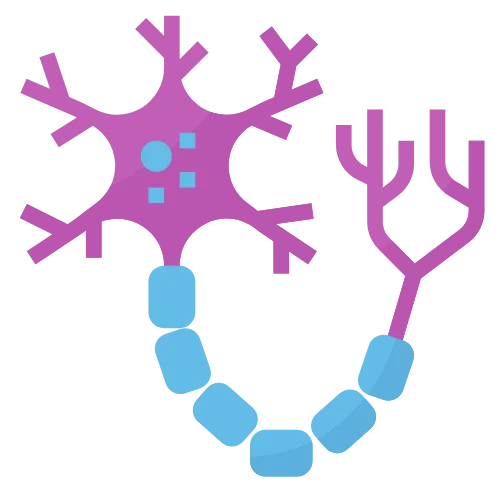
#> input picture images/NCS.png, 500 x 500 px
$ python generate_icons.py
#> lines starting #> are read from the running program, lines starting #| are printed output that depends on the picture
from PIL import Image

# Load the original image
img = Image.open('images/NCS.png')
#> img is the input picture: PIL image 500x500 RGBA; mean R, G, B, A 48.1, 38.1, 56.4, 57.2

# Create and save 192x192 icon
img_192 = img.resize((192, 192), Image.LANCZOS)
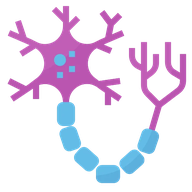
#> img_192: PIL image 192x192 RGBA; mean R, G, B, A 48.5, 35.2, 58.1, 57.2; transparent parts drawn white
img_192.save('images/icon-192x192.png', format='PNG')

# Create and save 512x512 icon
img_512 = img.resize((512, 512), Image.LANCZOS)
img_512.save('images/icon-512x512.png', format='PNG')

print('Icons generated successfully!')
